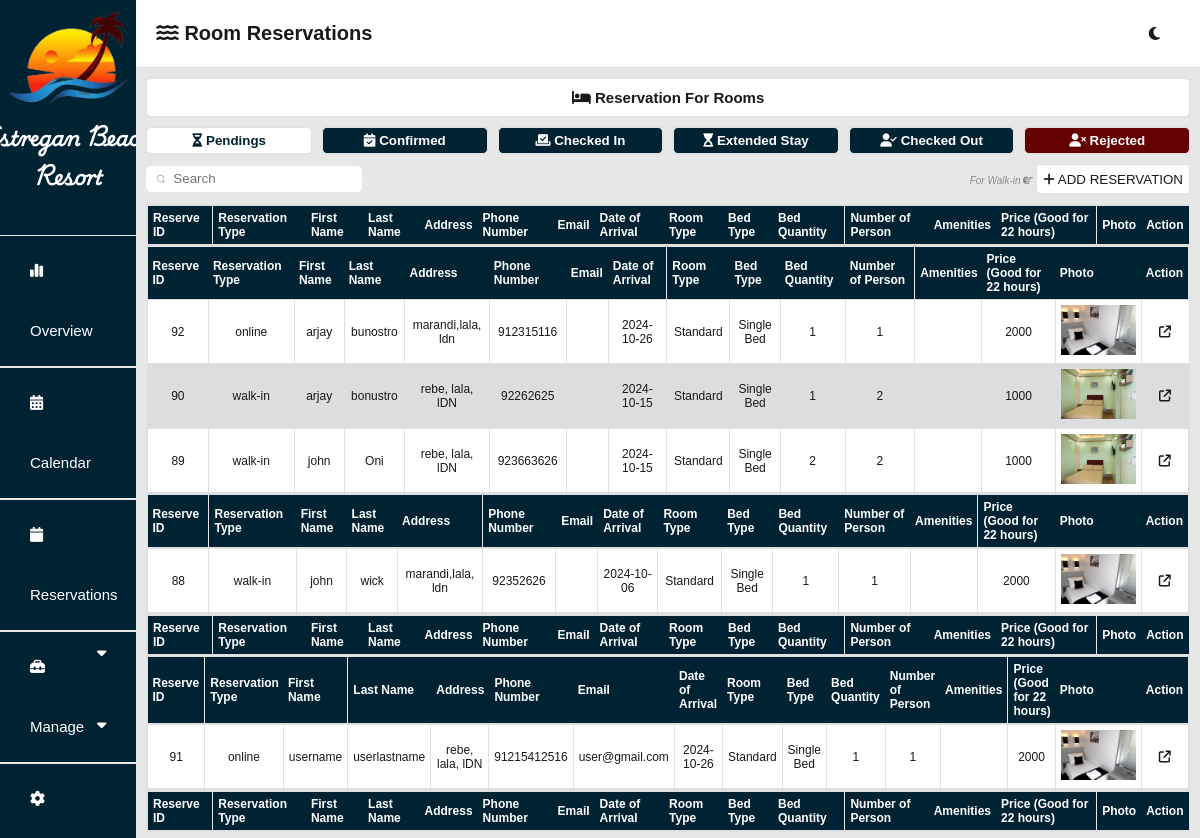
Screenshot of /admin/dashboardRoomReservation.php (signed in) with the database file from the repository.
### tables this page shows
CREATE TABLE `reserve_room_tbl` (
  `reserve_id` int(11) NOT NULL,
  `user_id` bigint(255) NOT NULL,
  `status` varchar(255) NOT NULL,
  `reservation_type` varchar(255) NOT NULL,
  `fname` varchar(255) NOT NULL,
  `mname` varchar(255) NOT NULL,
  `lname` varchar(255) NOT NULL,
  `address` varchar(255) NOT NULL,
  `phone_number` bigint(255) NOT NULL,
  `email` varchar(255) NOT NULL,
  `date_of_arrival` text NOT NULL,
  `time_of_arrival` time NOT NULL,
  `room_number` bigint(255) NOT NULL,
  `room_type` varchar(255) NOT NULL,
  `bed_type` varchar(255) NOT NULL,
  `bed_quantity` int(50) NOT NULL,
  `number_of_person` int(255) NOT NULL,
  `amenities` varchar(255) NOT NULL,
  `price` bigint(255) NOT NULL,
  `special_request` varchar(255) NOT NULL,
  `photo` varchar(255) NOT NULL,
  `reference_number` bigint(255) NOT NULL,
  `reservation_fee` bigint(255) NOT NULL,
  `extra_bed` int(255) NOT NULL,
  `extra_person` int(255) NOT NULL,
  `total_fee` bigint(255) NOT NULL,
  `extend_time` int(255) NOT NULL,
  `extend_price` bigint(255) NOT NULL,
  `additional_payment` bigint(255) NOT NULL,
  `time_out` time NOT NULL,
  `rejection_reason` text NOT NULL
);

### admin/reservationRoom.php (the view, shortened to what this page needs)
<?php
require 'db_connect.php';
?>
<div class="container">
    <div class="header-label">
        <label><i class="fa-solid fa-bed"></i> Reservation For Rooms</label>
    </div>
    <div class="buttons-container">
        <button onclick="showTable(0, 0)" id="pending-btn" class="pending-btn"><i
                class="fa-solid fa-hourglass-half"></i> Pendings</button>
        <button onclick="showTable(1, 1)" id="confirmed-btn"><i class="fa-regular fa-calendar-check"></i>
            Confirmed</button>
        <button onclick="showTable(2, 2)" id="checkedIn-btn"><i class="fa-solid fa-check-to-slot"></i> Checked
            In</button>
        <button onclick="showTable(3, 3)" id="extended-btn"><i class="fa-solid fa-hourglass-start"></i> Extended
            Stay</button>
        <button onclick="showTable(4, 4)" id="checkedOut-btn"><i class="fa-solid fa-user-check"></i> Checked
            Out</button>
        <button onclick="showTable(5, 5)" id="rejected-btn" class="rejected-btn"><i class="fa-solid fa-user-xmark"></i>
            Rejected</button>
    </div>
    <div class="under-buttons-container">
        <div class="group">
            <input type="search" id="search-input" class="search-input" placeholder="Search">
        </div>
        <div class="add-reservation">
            <label><em>For Walk-in <i class="fa-solid fa-hand-point-left fa-flip-horizontal"></i></em></label>
            <button name="add-reservation" onclick="window.location.href='add_reservation_room.php';">
                <i class="fa-solid fa-plus"></i> ADD RESERVATION
            </button>
        </div>
    </div>
    <?php
    function renderTable($con, $status)
    {
        $fetchdata = "SELECT * FROM reserve_room_tbl WHERE status='$status' ORDER BY reserve_id DESC";
        $result = mysqli_query($con, $fetchdata);
        echo '<form method="post" action=""  id="table-container-' . $status . '">';
        echo '<table><tr>
            <th>Reserve ID</th>
            <th>Reservation Type</th>
            <th>First Name</th>
            <th>Last Name</th>
            <th>Address</th>
            <th>Phone Number</th>
            <th>Email</th>
            <th>Date of Arrival</th>
            <th>Room Type</th>
            <th>Bed Type</th>
            <th>Bed Quantity</th>
            <th>Number of Person</th>
            <th>Amenities</th>
            <th>Price (Good for 22 hours)</th>
            <th>Photo</th>
            <th>Action</th>
        </tr>';
        while ($row = mysqli_fetch_assoc($result)) {
            echo '<tr>
                <td>' . $row['reserve_id'] . '</td>
                <td>' . $row['reservation_type'] . '</td>
                <td>' . $row['fname'] . '</td>
                <td>' . $row['lname'] . '</td>
                <td>' . $row['address'] . '</td>
                <td>' . $row['phone_number'] . '</td>
                <td class="email">' . $row['email'] . '</td>
                <td>' . $row['date_of_arrival'] . '</td>
                <td>' . $row['room_type'] . '</td>
                <td>' . $row['bed_type'] . '</td>
                <td>' . $row['bed_quantity'] . '</td>
                <td>' . $row['number_of_person'] . '</td>
                <td>' . $row['amenities'] . '</td>
                <td>' . $row['price'] . '</td>
                <td class="table-image-container"><img class="reservation-image" onclick="openFullScreen()" src="' . $row['photo'] . '"></td>
                <td class="edit-btn" ><a href="room_' . $status . '.php?manage_id=' . $row['reserve_id'] . '"><i class="fa-solid fa-arrow-up-right-from-square"></i></a></td>
            </tr>';
        }
        echo '</table></form>';
    }
    renderTable($con, 'pending');
    renderTable($con, 'confirmed');
    renderTable($con, 'checkedIn');
    renderTable($con, 'checkedOut');
    ?>
</div>

### admin/css/header.css (style rules this page uses)
* { margin: 0; font-family: 'Trebuchet MS', 'Lucida Sans Unicode', 'Lucida Grande', 'Lucida Sans', Arial, sans-serif; box-sizing: none; }
button { cursor: pointer; }

### admin/css/main.css (style rules this page uses)
* { margin: 0; font-family: 'Trebuchet MS', 'Lucida Sans Unicode', 'Lucida Grande', 'Lucida Sans', Arial, sans-serif; }
body { background-color: var(--first-color2); }
button { cursor: pointer; }
a { cursor: pointer; }
:root { --first-color: white; --first-color2: #E7E7E7; --second-color: #EAE2B7; --fourth-color: #F77F00; --seventh-color: #18191A; --seventh-color2: #e0e0e0; --seventh-color3: #e0e0e0; --select-color: #F77F00; --select-color2: #cd6a00; --booknow-text: #ffffff; --booknow-text2: #242526; --booknow-border: #F77F00; --reservation-titleborder: #18191A; --box-shadow: #b4b4b4; --after-input: #effaff; --water-border: #EAE2B7; --water-color: #0d2cc5; --pure-white: white; --third-color: #FCBF49; --fifth-color: #D62828; --sixth-color: #00527e; --seventh-color4: #757575; --eight-color: #002334; --eight-color2: #001824; --reservation-title: #18191A; --reservation-text: white; --gray-button: rgba(220, 220, 220, 0.849); font-size: 62.5%; --tdeven-color: #0023340c; --proceed-color: white; --proceed-bgcolor: #242526; --cancel-color: white; --cancel-bgcolor: #242526; --fixed-color: #242526; --graph-title-color: #777; --legend-text-color: #777; --tooltip-bg-color: #333333; --tooltip-title-color: #ffffff; --tooltip-body-color: #ffffff; --axis-title-color: #777; --axis-ticks-color: #777; }

### admin/css/dashboard.css (style rules this page uses)
.container { margin: 10px; }
.header-label { background-color: var(--first-color); display: flex; justify-content: center; align-items: center; padding: 10px; margin-bottom: 10px; border-radius: 5px; border: 1px solid var(--seventh-color3); }
.header-label label { font-weight: bold; font-size: 1.5rem; color: var(--seventh-color); }
.buttons-container { margin-bottom: 10px; display: flex; gap: 10px; }
.buttons-container button { padding-top: 5px; padding-bottom: 5px; border-radius: 5px; border: 1px solid var(--seventh-color3); font-weight: bold; width: 100%; background-color: #002334; color: var(--pure-white); cursor: pointer; }
.buttons-container .rejected-btn { background-color: #650000; color: white; }
.buttons-container .pending-btn { background-color: white; color: #002334; }
.under-buttons-container { display: flex; justify-content: space-between; align-items: center; margin-bottom: 10px; }
.group { display: flex; align-items: center; position: relative; max-width: 250px; }
.search-input { width: 100%; line-height: 22px; padding: 0 1rem; padding-left: 2.5rem; border: 2px solid transparent; border-radius: 5px; outline: none; background-color: var(--first-color); color: #0d0c22; transition: .3s ease; }
.icon { position: absolute; left: 1rem; fill: #9e9ea7; width: 1rem; height: 1rem; }
.add-reservation button { background-color: var(--first-color); color: var(--seventh-color); border: 1px solid var(--seventh-color3); border-radius: 3px; height: 30px; }
.add-reservation label { color: #8b8b8b; }
.edit-btn a { color: var(--seventh-color); }
.email { text-transform: none; }
table { border-collapse: collapse; width: 100%; overflow-y: scroll; font-size: 1.2rem; border: 1px solid var(--seventh-color3); }
table th { text-align: start; height: 5px; padding: 5px; background-color: var(--eight-color); color: var(--pure-white); top: 0; position: -webkit-sticky; position: sticky; }
table td { text-align: center; padding: 5px; border: 1px solid var(--first-color2); background-color: var(--first-color); color: var(--seventh-color); border: 1px solid var(--seventh-color3); }
tbody tr:nth-of-type(odd) td { background-color: var(--tdeven-color); }
tbody tr:last-of-type { border: 2px solid var(--seventh-color3); }
table img { height: 50px; width: auto; }

### rows the page displays
reserve_room_tbl: reserve_id "92", reservation_type "online", fname "arjay", lname "bunostro", address "marandi,lala, ldn", phone_number "912315116", date_of_arrival "2024-10-26", room_type "Standard", bed_type "Single Bed", bed_quantity "1", number_of_person "1", price "2000", photo (picture)
reserve_room_tbl: reserve_id "90", reservation_type "walk-in", fname "arjay", lname "bonustro", address "rebe, lala, lDN", phone_number "92262625", date_of_arrival "2024-10-15", room_type "Standard", bed_type "Single Bed", bed_quantity "1", number_of_person "2", price "1000", photo (picture)
reserve_room_tbl: reserve_id "89", reservation_type "walk-in", fname "john", lname "Oni", address "rebe, lala, lDN", phone_number "923663626", date_of_arrival "2024-10-15", room_type "Standard", bed_type "Single Bed", bed_quantity "2", number_of_person "2", price "1000", photo (picture)
reserve_room_tbl: reserve_id "88", reservation_type "walk-in", fname "john", lname "wick", address "marandi,lala, ldn", phone_number "92352626", date_of_arrival "2024-10-06", room_type "Standard", bed_type "Single Bed", bed_quantity "1", number_of_person "1", price "2000", photo (picture)
reserve_room_tbl: reserve_id "91", reservation_type "online", fname "username", lname "userlastname", address "rebe, lala, lDN", phone_number "91215412516", email "user@gmail.com", date_of_arrival "2024-10-26", room_type "Standard", bed_type "Single Bed", bed_quantity "1", number_of_person "1", price "2000", photo (picture)
